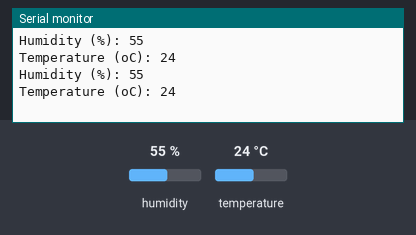
Bench run of a sketch on a simulated Arduino Uno, built with avr-gcc and run on an emulated ATmega328P. On the bench: the last lines printed to the serial monitor. The inputs (shaded band) are chosen by the test bench; at power-on: humidity 55 %, temperature 24 °C.

Above: at 2.8 s.
2.9 s: humidity set to 22 %
At 4.8 s:
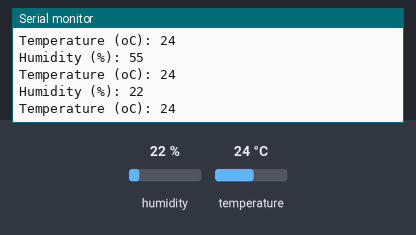
5.6 s: temperature set to 12 °C
At 7.2 s:
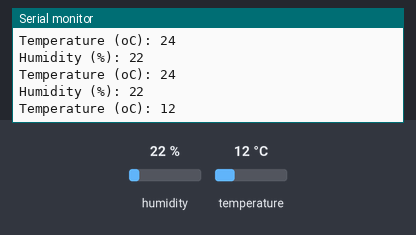
8.3 s: humidity set to 40 %
At 10.8 s:
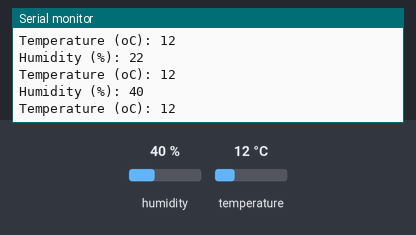
Timing chart, 0 to 12.3 s (numbered marks = the images above; inputs shaded):
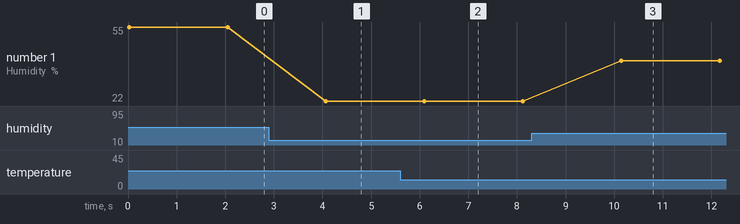

The sketch:

DHT11.ino
```cpp
#include <DHT.h>

#define   DHTPIN           2
#define   DHTTYPE          DHT11
DHT dht(DHTPIN, DHTTYPE);
void setup(){
  Serial.begin(9600);
  dht.begin();
}

void loop(){
  long varW_Temperature = dht.readTemperature();
  unsigned long varW_Humidity = dht.readHumidity();

  Serial.print("Humidity (%): ");
  Serial.println(varW_Humidity);

  Serial.print("Temperature (oC): ");
  Serial.println(varW_Temperature);
 delay(2000);
}
```

Measured:
- after the input at 2.9 s, the serial monitor: prints a new line after 1.2 s (image 1)
- after the input at 5.6 s, the serial monitor: prints a new line after 0.51 s (image 2)
- after the input at 8.3 s, the serial monitor: prints a new line after 1.8 s (image 3)
- plotted number 1: 55 → 22 after the input at 2.9 s, 22 → 40 after the input at 8.3 s
